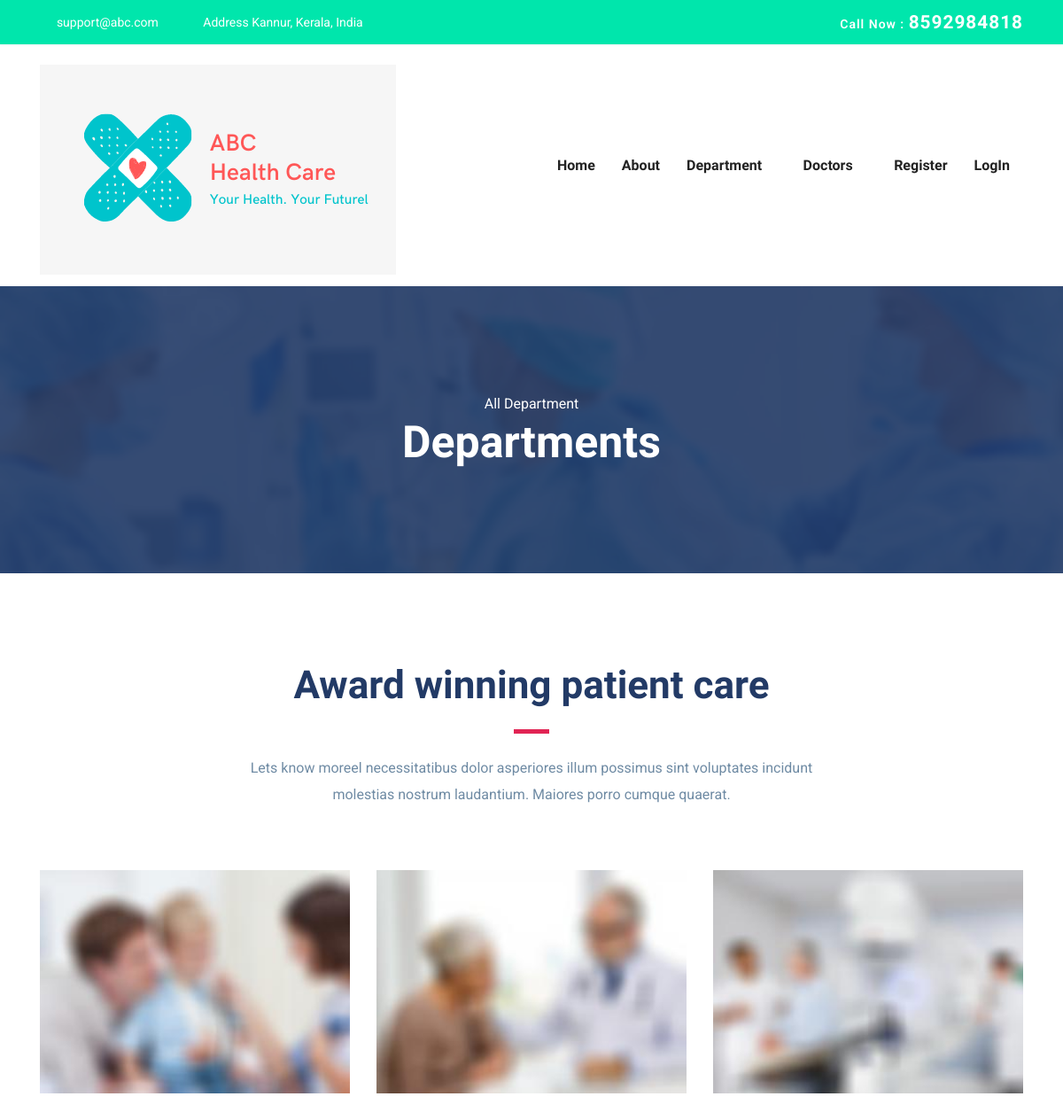
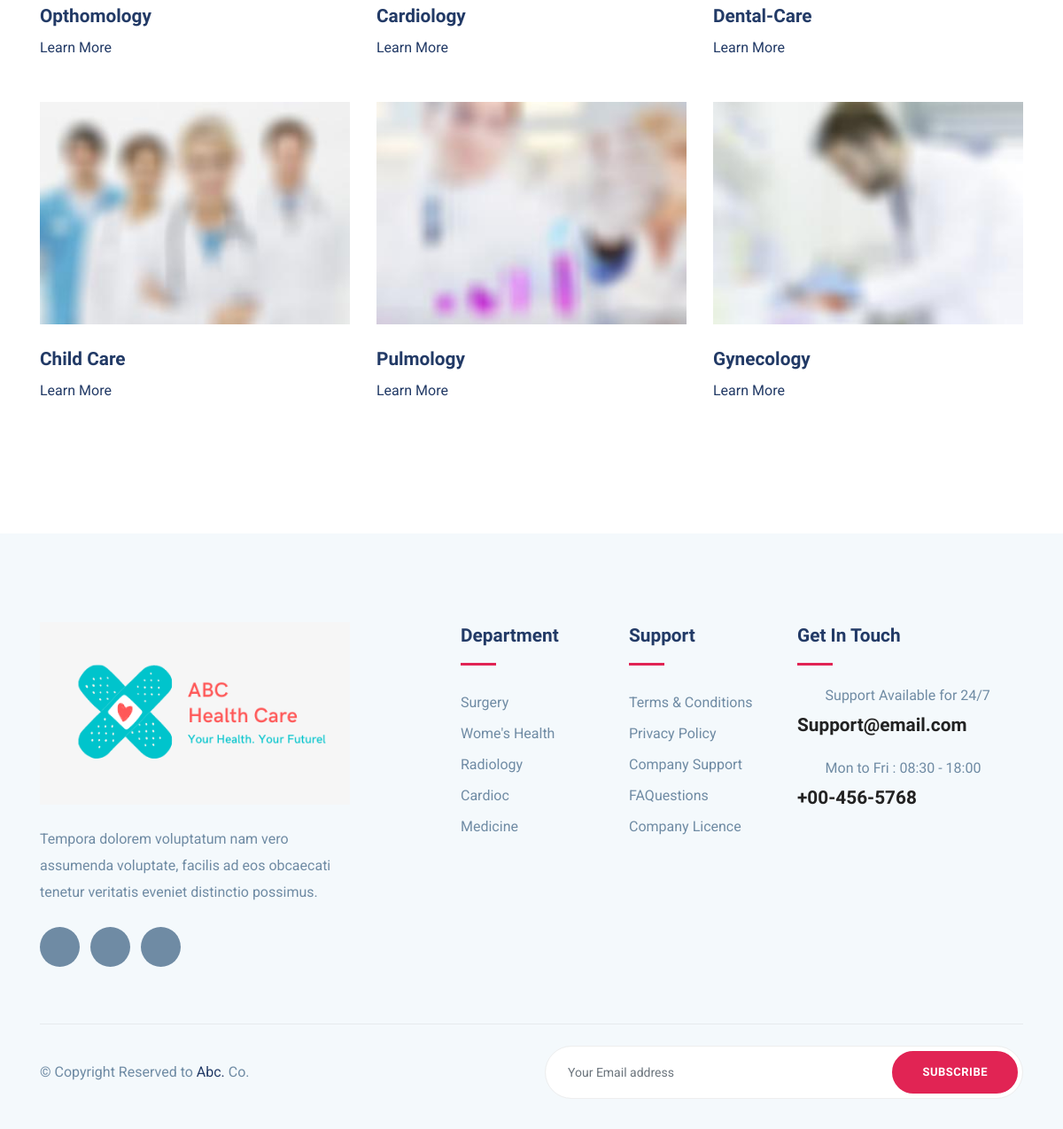
Page /dept/ on the committed database (2 pictures, top to bottom).
### mainapp/models.py (models this page shows, shortened)
class Department(models.Model):
    name = models.CharField(max_length=250, unique=True)
    slug = models.SlugField(max_length=250, unique=True)
    description = models.TextField(blank=True)
    image = models.ImageField(upload_to='images', blank=True)

### mainapp/views.py (the view)
# urls.py: path('dept/',views.department,name='department'),
def department(request):
    department=Department.objects.all()
    return render(request,'department.html',{'obj':department})

### mainapp/templates/department.html (shortened to what this page needs)
{% extends 'base.html' %}
{% load static %}
{% block content %}
<section class="page-title bg-1">
  <div class="container">
    <div class="row">
      <div class="col-md-12">
        <div class="block text-center">
          <span class="text-white">All Department</span>
          <h1 class="text-capitalize mb-5 text-lg">Departments</h1>
        </div>
      </div>
    </div>
  </div>
</section>
<section class="section service-2">
	<div class="container">
		<div class="row justify-content-center">
			<div class="col-lg-7 text-center">
				<div class="section-title">
					<h2>Award winning patient care</h2>
					<div class="divider mx-auto my-4"></div>
					<p>Lets know moreel necessitatibus dolor asperiores illum possimus sint voluptates incidunt molestias nostrum laudantium. Maiores porro cumque quaerat.</p>
				</div>
			</div>
		</div>
		<div class="row">
			{% for i in obj %}
			<div class="col-lg-4 col-md-6 ">
				<div class="department-block mb-5">
					<img src="{{i.image.url}}" alt="djhdsd" class="img-fluid w-100">
					<div class="content">
						<h4 class="mt-4 mb-2 title-color">{{i.name}}</h4>
						<a href="{% url 'dep_detail' i.slug %}" class="read-more">Learn More  <i class="icofont-simple-right ml-2"></i></a>
					</div>
				</div>
			</div>
			{% endfor %}
		</div>
	</div>
</section>
{% endblock %}

### mainapp/templates/base.html (shortened to what this page needs)
{% load static %}
<!DOCTYPE html>
<html lang="zxx">
<head>
  <link rel="stylesheet" href="{% static 'plugins/bootstrap/css/bootstrap.min.css' %}">
  <link rel="stylesheet" href="{% static 'plugins/icofont/icofont.min.css' %}">
  <link rel="stylesheet" href="{% static 'plugins/slick-carousel/slick/slick.css' %}">
  <link rel="stylesheet" href="{% static 'plugins/slick-carousel/slick/slick-theme.css' %}">
  <link rel="stylesheet" href="{% static 'css/style.css' %}">
</head>
<body id="top">
{% include 'header.html' %}
{% block content %}
{% endblock %}
{% include 'footer.html' %}
  </body>
  </html>

### mainapp/templates/header.html (shortened to what this page needs)
{% load static %}
<header>
	<div class="header-top-bar">
		<div class="container">
			<div class="row align-items-center">
				<div class="col-lg-6">
					<ul class="top-bar-info list-inline-item pl-0 mb-0">
						<li class="list-inline-item"><a href="mailto:sayanthraj3333@gmail.com"><i class="icofont-support-faq mr-2"></i>support@abc.com</a></li>
						<li class="list-inline-item"><i class="icofont-location-pin mr-2"></i>Address Kannur, Kerala, India </li>
					</ul>
				</div>
				<div class="col-lg-6">
					<div class="text-lg-right top-right-bar mt-2 mt-lg-0">
						<a href="tel:+23-345-67890" >
							<span>Call Now : </span>
							<span class="h4">8592984818</span>
						</a>
					</div>
				</div>
			</div>
		</div>
	</div>
	<nav class="navbar navbar-expand-lg navigation" id="navbar">
		<div class="container">
		 	 <a class="navbar-brand" href="{% url 'index' %}">
			  	<img src="{% static 'images/abc2.png' %}" alt="" class="img-fluid">
			  </a>
		  <div class="collapse navbar-collapse" id="navbarmain">
			<ul class="navbar-nav ml-auto">
			  <li class="nav-item active">
				<a class="nav-link" href="{% url 'index' %}">Home</a>
			  </li>
			   <li class="nav-item"><a class="nav-link" href="#">About</a></li>
			    <li class="nav-item dropdown">
					<a class="nav-link dropdown-toggle" href="department.html" id="dropdown02" data-toggle="dropdown" aria-haspopup="true" aria-expanded="false">Department <i class="icofont-thin-down"></i></a>
			  	</li>
			  	<li class="nav-item dropdown">
					<a class="nav-link dropdown-toggle" href="doctor.html" id="dropdown03" data-toggle="dropdown" aria-haspopup="true" aria-expanded="false">Doctors <i class="icofont-thin-down"></i></a>
			  	</li>
				{% if user.is_authenticated %}
				<li class="nav-item"><a class="nav-link" href="{% url 'user_logout' %}">SignOut</a></li>
				<li class="nav-item"><a class="nav-link" href="#"><b style="color:red;">Hello_{{user.username}}</b></a></li>
				{% else %}
				<li class="nav-item"><a class="nav-link" href="{% url 'user_signup' %}">Register</a></li>
			   <li class="nav-item"><a class="nav-link" href="{% url 'user_login' %}">LogIn</a></li>
				{% endif %}
			</ul>
		  </div>
		</div>
	</nav>
</header>

### mainapp/templates/footer.html (shortened to what this page needs)
{% load static %}
<footer class="footer section gray-bg">
	<div class="container">
		<div class="row">
			<div class="col-lg-4 mr-auto col-sm-6">
				<div class="widget mb-5 mb-lg-0">
					<div class="logo mb-4">
						<img src="{% static 'images/abc2.png' %}" alt="" class="img-fluid">
					</div>
					<p>Tempora dolorem voluptatum nam vero assumenda voluptate, facilis ad eos obcaecati tenetur veritatis eveniet distinctio possimus.</p>
					<ul class="list-inline footer-socials mt-4">
						<li class="list-inline-item"><a href="#"><i class="icofont-facebook"></i></a></li>
						<li class="list-inline-item"><a href="#"><i class="icofont-twitter"></i></a></li>
						<li class="list-inline-item"><a href="#"><i class="icofont-linkedin"></i></a></li>
					</ul>
				</div>
			</div>
			<div class="col-lg-2 col-md-6 col-sm-6">
				<div class="widget mb-5 mb-lg-0">
					<h4 class="text-capitalize mb-3">Department</h4>
					<div class="divider mb-4"></div>
					<ul class="list-unstyled footer-menu lh-35">
						<li><a href="#">Surgery </a></li>
						<li><a href="#">Wome's Health</a></li>
						<li><a href="#">Radiology</a></li>
						<li><a href="#">Cardioc</a></li>
						<li><a href="#">Medicine</a></li>
					</ul>
				</div>
			</div>
			<div class="col-lg-2 col-md-6 col-sm-6">
				<div class="widget mb-5 mb-lg-0">
					<h4 class="text-capitalize mb-3">Support</h4>
					<div class="divider mb-4"></div>
					<ul class="list-unstyled footer-menu lh-35">
						<li><a href="#">Terms & Conditions</a></li>
						<li><a href="#">Privacy Policy</a></li>
						<li><a href="#">Company Support </a></li>
						<li><a href="#">FAQuestions</a></li>
						<li><a href="#">Company Licence</a></li>
					</ul>
				</div>
			</div>
			<div class="col-lg-3 col-md-6 col-sm-6">
				<div class="widget widget-contact mb-5 mb-lg-0">
					<h4 class="text-capitalize mb-3">Get in Touch</h4>
					<div class="divider mb-4"></div>
					<div class="footer-contact-block mb-4">
						<div class="icon d-flex align-items-center">
							<i class="icofont-email mr-3"></i>
							<span class="h6 mb-0">Support Available for 24/7</span>
						</div>
						<h4 class="mt-2"><a href="#">Support@email.com</a></h4>
					</div>
					<div class="footer-contact-block">
						<div class="icon d-flex align-items-center">
							<i class="icofont-support mr-3"></i>
							<span class="h6 mb-0">Mon to Fri : 08:30 - 18:00</span>
						</div>
						<h4 class="mt-2"><a href="tel:+23-345-67890">+00-456-5768</a></h4>
					</div>
				</div>
			</div>
		</div>
		<div class="footer-btm py-4 mt-5">
			<div class="row align-items-center justify-content-between">
				<div class="col-lg-6">
					<div class="copyright">
						&copy; Copyright Reserved to <span class="text-color">Abc.</span> Co.</a>
					</div>
				</div>
				<div class="col-lg-6">
					<div class="subscribe-form text-lg-right mt-5 mt-lg-0">
						<form action="#" class="subscribe">
							<input type="text" class="form-control" placeholder="Your Email address">
							<a href="#" class="btn btn-main-2 btn-round-full">Subscribe</a>
						</form>
					</div>
				</div>
			</div>
		</div>
	</div>
</footer>

### mainapp/static/css/style.css (style rules this page uses)
html { overflow-x: hidden; }
body { line-height: 1.6; font-family: "Roboto", sans-serif; -webkit-font-smoothing: antialiased; font-size: 16px; color: #6F8BA4; font-weight: 400; }
h1, .h1, h2, .h2, h3, .h3, h4, .h4, h5, .h5, h6, .h6 { font-family: "Exo", sans-serif; font-weight: 700; color: #222; }
h1, .h1 { font-size: 2.5rem; }
h2, .h2 { font-size: 44px; }
h4, .h4 { font-size: 1.3rem; line-height: 30px; }
h6, .h6 { font-size: 1rem; }
p { line-height: 30px; }
input[type="email"], input[type="password"], input[type="text"], input[type="tel"] { box-shadow: none; height: 45px; outline: none; font-size: 14px; }
.form-control { box-shadow: none; border-radius: 0; }
.btn { display: inline-block; font-size: 14px; font-size: 0.8125rem; font-weight: 700; letter-spacing: .5px; padding: .75rem 2rem; font-family: "Exo", sans-serif; text-transform: uppercase; border-radius: 5px; border: 2px solid transparent; transition: all .35s ease; }
.btn-main-2 { background: #e12454; color: #fff; border-color: #e12454; }
.btn-round-full { border-radius: 50px; }
.section { padding: 100px 0; }
.text-lg { font-size: 3.75rem; }
a { color: #222; text-decoration: none; transition: all .35s ease; }
.page-title { padding: 120px 0px 70px 0px; position: relative; }
.page-title .block h1 { color: #fff; }
.title-color { color: #223a66; }
.section-title { margin-bottom: 70px; }
.section-title h2 { color: #223a66; }
.text-lg { font-size: 50px; }
.gray-bg { background: #f4f9fc; }
#navbarmain { padding: 20px 0px; }
#navbarmain .nav-link { font-weight: 600; padding: 10px 15px; color: #222; font-family: "Exo", sans-serif; text-transform: capitalize; font-size: 16px; transition: all .25s ease; }
.dropdown-toggle::after { display: none; }
.navbar-brand { margin-top: 10px; }
.header-top-bar { background: #00e6ac; font-size: 14px; padding: 10px 0px; box-shadow: 0 1px 2px rgba(0, 0, 0, 0.05); color: #fff; }
.top-bar-info li a { color: #fff; margin-right: 20px; }
.top-right-bar a span { color: #fff; font-weight: 600; letter-spacing: 1px; }
.bg-1 { background: url("../images/bg/22.jpg") no-repeat 50% 50%; background-size: cover; position: relative; }
.text-color { color: #223a66; }
.divider { width: 40px; height: 5px; background: #e12454; }
.lh-35 { line-height: 35px; }
.read-more { color: #223a66; }
.footer { padding-bottom: 10px; }
.logo { font-weight: 600; letter-spacing: 1px; }
.widget .divider { height: 3px; }
.widget h4 { color: #223a66; }
.widget .footer-menu a { color: #6F8BA4; }
.footer-contact-block span { font-weight: 400; color: #6F8BA4; }
.footer-contact-block i { font-size: 20px; }
.footer-btm { border-top: 1px solid rgba(0, 0, 0, 0.06); }
.footer-socials li a { width: 45px; height: 45px; background: #6F8BA4; color: #fff; display: inline-block; text-align: center; border-radius: 100%; padding-top: 12px; }
.subscribe { position: relative; }
.subscribe .form-control { border-radius: 50px; height: 60px; padding-left: 25px; border-color: #eee; }
.subscribe .btn { position: absolute; right: 6px; top: 6px; }

### rows in the picture
Department: image (picture), name "Opthomology"
Department: image (picture), name "Cardiology"
Department: image (picture), name "Dental-Care"
Department: image (picture), name "Child Care"
Department: image (picture), name "Pulmology"
Department: image (picture), name "Gynecology"
